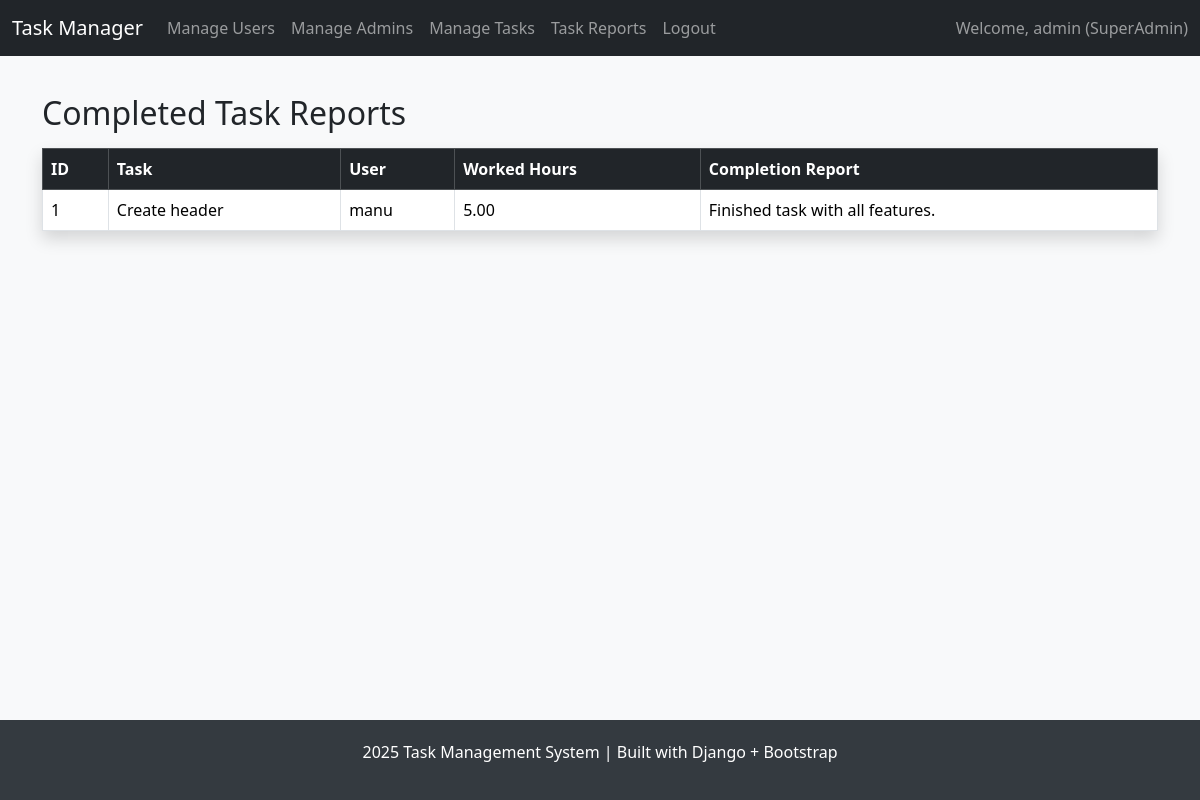
Page /task-reports/ (signed in) on the committed database.
### accounts/models.py (models this page shows, shortened)
class User(AbstractUser):
    ROLE_CHOICES = (
        ("SuperAdmin", "SuperAdmin"),
        ("Admin", "Admin"),
        ("User", "User"),
    )
    role = models.CharField(max_length=20, choices=ROLE_CHOICES, default="User")
    assigned_admin = models.ForeignKey(
        "self", null=True, blank=True, on_delete=models.SET_NULL, related_name="managed_users",
        limit_choices_to={"role": "Admin"}
    )

### task/models.py (models this page shows, shortened)
class Task(models.Model):
    STATUS_PENDING = "Pending"
    STATUS_IN_PROGRESS = "In Progress"
    STATUS_COMPLETED = "Completed"
    STATUS_CHOICES = [
        (STATUS_PENDING, "Pending"),
        (STATUS_IN_PROGRESS, "In Progress"),
        (STATUS_COMPLETED, "Completed"),
    ]
    title = models.CharField(max_length=255)
    description = models.TextField()
    assigned_to = models.ForeignKey(settings.AUTH_USER_MODEL, on_delete=models.CASCADE, related_name="tasks")
    due_date = models.DateField(null=True, blank=True)
    status = models.CharField(max_length=20, choices=STATUS_CHOICES, default=STATUS_PENDING)
    completion_report = models.TextField(blank=True, null=True)
    worked_hours = models.DecimalField(max_digits=6, decimal_places=2, null=True, blank=True)
    created_at = models.DateTimeField(auto_now_add=True)
    updated_at = models.DateTimeField(auto_now=True)

### adminpanel/views.py (the view)
# urls.py: path("task-reports/", views.task_reports, name="task_reports"),
@login_required
def task_reports(request):
    if request.user.role != "SuperAdmin":
        return redirect("dashboard")
    tasks = Task.objects.filter(status="Completed")
    return render(request, "adminpanel/task_reports.html", {"tasks": tasks})

### adminpanel/templates/adminpanel/task_reports.html (shortened to what this page needs)
{% extends "adminpanel/base.html" %}
{% block content %}
<h2 class="mb-3">Completed Task Reports</h2>
<table class="table table-bordered shadow">
  <thead class="table-dark">
    <tr>
      <th>ID</th><th>Task</th><th>User</th><th>Worked Hours</th><th>Completion Report</th>
    </tr>
  </thead>
  <tbody>
    {% for task in tasks %}
    <tr>
      <td>{{ task.id }}</td>
      <td>{{ task.title }}</td>
      <td>{{ task.assigned_to.username }}</td>
      <td>{{ task.worked_hours }}</td>
      <td>{{ task.completion_report }}</td>
    </tr>
    {% empty %}
    <tr><td colspan="5" class="text-center">No completed task reports available</td></tr>
    {% endfor %}
  </tbody>
</table>
{% endblock %}

### adminpanel/templates/adminpanel/base.html (shortened to what this page needs)
<!DOCTYPE html>
<html lang="en">
<head>
  <link href="https://cdn.jsdelivr.net/npm/bootstrap@5.3.2/dist/css/bootstrap.min.css" rel="stylesheet">
</head>
<body>
  <nav class="navbar navbar-expand-lg navbar-dark bg-dark fixed-top">
    <div class="container-fluid">
      <a class="navbar-brand" href="{% url 'dashboard' %}">Task Manager</a>
      <div class="collapse navbar-collapse" id="navbarNav">
        <ul class="navbar-nav me-auto">
          {% if user.is_authenticated %}
            {% if user.role == "SuperAdmin" %}
              <li class="nav-item"><a class="nav-link" href="{% url 'manage_users' %}">Manage Users</a></li>
              <li class="nav-item"><a class="nav-link" href="{% url 'manage_admins' %}">Manage Admins</a></li>
              <li class="nav-item"><a class="nav-link" href="{% url 'manage_tasks' %}">Manage Tasks</a></li>
              <li class="nav-item"><a class="nav-link" href="{% url 'task_reports' %}">Task Reports</a></li>
            {% elif user.role == "Admin" %}
              <li class="nav-item"><a class="nav-link" href="{% url 'task_list' %}">My Tasks</a></li>
              <li class="nav-item"><a class="nav-link" href="{% url 'user_list' %}">My Users</a></li>
            {% endif %}
            <li class="nav-item"><a class="nav-link" href="{% url 'logout' %}">Logout</a></li>
          {% endif %}
        </ul>
        {% if user.is_authenticated %}
          <span class="navbar-text">Welcome, {{ user.username }} ({{ user.role }})</span>
        {% endif %}
      </div>
    </div>
  </nav>
  <main class="container py-4">
    {% block content %}{% endblock %}
  </main>
  <footer>
    <p>2025 Task Management System | Built with Django + Bootstrap</p>
  </footer>
</body>
</html>

### adminpanel/templates/adminpanel/base.html (style rules this page uses)
body { min-height: 100vh; display: flex; flex-direction: column; background-color: #f8f9fa; padding-top: 70px; }
main { flex: 1; }
footer { margin-top: auto; padding: 20px; background: #343a40; color: white; text-align: center; }

### rows in the picture
User: username "admin", role "SuperAdmin"
Task: id "1", title "Create header", assigned_to.username "manu", worked_hours "5.00", completion_report "Finished task with all features."
